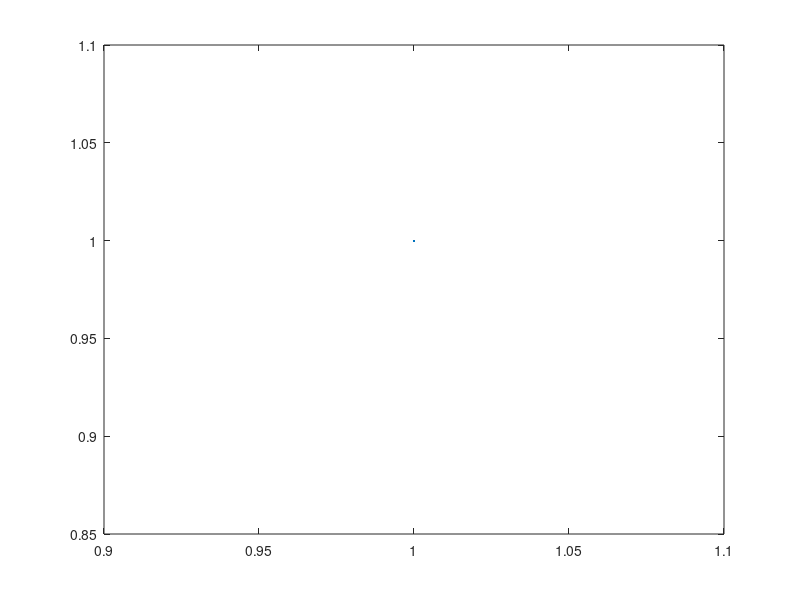

Write MATLAB code to recreate this figure.
function [t, V] = resolver_ode23_e3()

options = odeset;
fvdp_e3 = @(t, v) [v(2); 3*(1-v(1)^2)*v(2) - v(1)];
[t, V] = ode23(fvdp_e3, [0 30], [1 0], options);

plot(V(1), V(2));

endfunction

% para ver el grafico pueden correr el programa de la forma:

% [t, u] = resolver_ode45_e1

%si no ponen ; al final esto les imprime la respuesta, y despues pueden:

%plot(t, u)

%y les sale el grafico

%%% IMPORTANTE:
%%%
%%% Lo mas probable es que les diga que tienen que instalar odpkg para usar ode45
%%% o les va a decir que octave tiene lsode para resolver eso.
%%% Para instalarlo les dejo el tar.gz aca mismo en la carpeta de dropbox.
%%% tienen que correr la linea:

%%% pkg install odepkg-0.8.5.tar.gz

%%% si no les sale nada, o salvo algun warning, probablmente se instalo bien.
%%% despues lo tienen que cargar, de la forma:

%%% pkg load all

%%% ESTA LINEA LA TIENEN QUE METER CADA VEZ QUE ABREN EL PROGRAMA.




